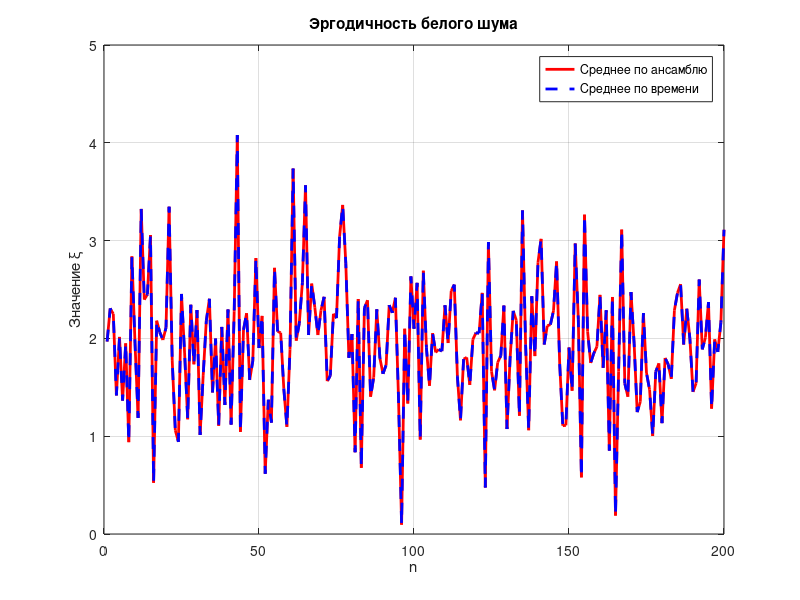
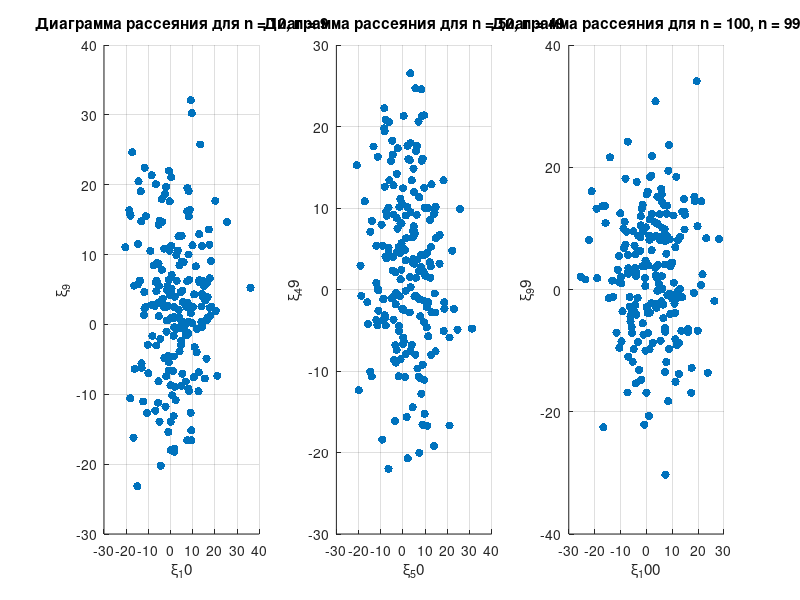
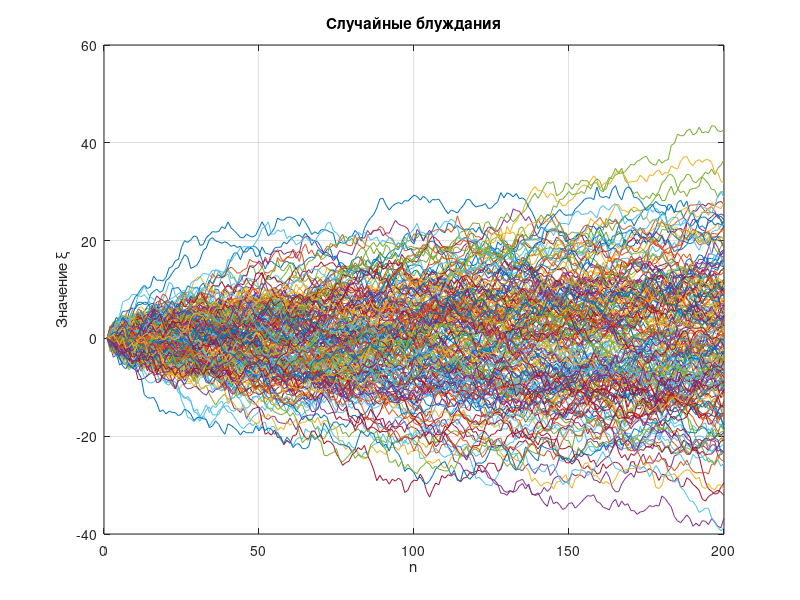
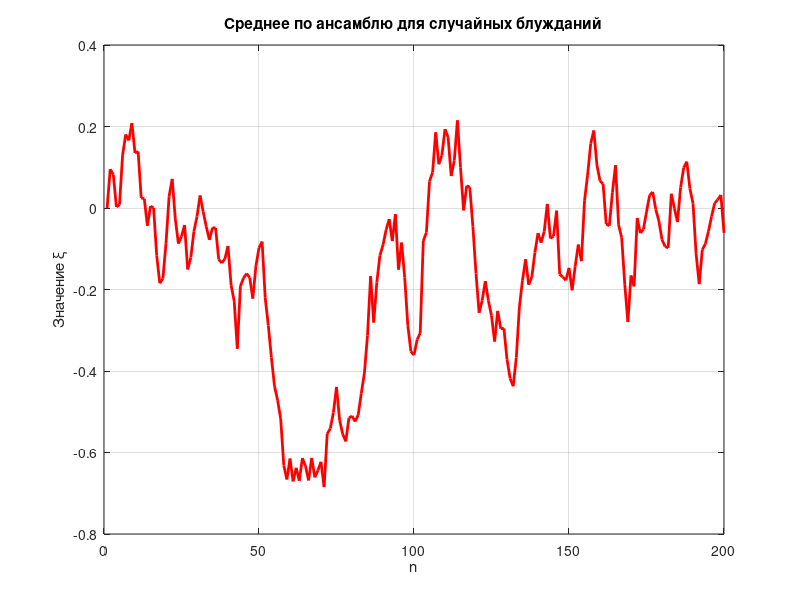

These figures' MATLAB source, in order:
N = 200;
K = 200;
mu = 2;
sigma = 10;

Xi = mu + sigma * randn(N, K);

ensemble_mean = mean(Xi, 2);

time_mean = mean(Xi, 1);

% График среднего по ансамблю и среднего по времени
figure;
plot(1:N, ensemble_mean, 'r', 'LineWidth', 2); hold on;
plot(1:N, mean(Xi, 2), 'b--', 'LineWidth', 2);
legend('Среднее по ансамблю', 'Среднее по времени');
title('Эргодичность белого шума');
xlabel('n');
ylabel('Значение \xi');
grid on;

%% 2. Диаграммы рассеяния

in_values = [10, 50, 100];
jn_values = [9, 49, 99];

figure;
for i = 1:3
    subplot(1, 3, i);
    scatter(Xi(in_values(i), :), Xi(jn_values(i), :), 'filled');
    title(['Диаграмма рассеяния для n = ', num2str(in_values(i)), ', n = ', num2str(jn_values(i))]);
    xlabel(['\xi_', num2str(in_values(i))]);
    ylabel(['\xi_', num2str(jn_values(i))]);
    grid on;

    % Рассчитываем корреляцию
    corr_value = corrcoef(Xi(in_values(i), :), Xi(jn_values(i), :));
    disp(['Корреляция для n = ', num2str(in_values(i)), ', n = ', num2str(jn_values(i)), ': ', num2str(corr_value(1,2))]);
end

mu_walk = 0;
sigma_walk = 1;

Xi_walk = zeros(N, K);
for k = 1:K
    for n = 2:N
        Xi_walk(n, k) = Xi_walk(n-1, k) + sigma_walk * randn;
    end
end

ensemble_mean_walk = mean(Xi_walk, 2);

figure;
plot(1:N, Xi_walk);
title('Случайные блуждания');
xlabel('n');
ylabel('Значение \xi');
grid on;

figure;
plot(1:N, ensemble_mean_walk, 'r', 'LineWidth', 2);
title('Среднее по ансамблю для случайных блужданий');
xlabel('n');
ylabel('Значение \xi');
grid on;


% Автокорреляция по ансамблю с лагом 1
lag1_autocorr = zeros(1, N-1);
for n = 2:N
    lag1_autocorr(n-1) = mean(Xi_walk(n, :) .* Xi_walk(n-1, :));
end

% Автокорреляция по ансамблю с лагом 10
lag2_autocorr = zeros(1, N-10);
for n = 11:N
    lag2_autocorr(n-10) = mean(Xi_walk(n, :) .* Xi_walk(n-10, :));
end

% Построение автокорреляции для случайных блужданий
figure;
plot(1:N-1, lag1_autocorr, 'b-', 'LineWidth', 2);
hold on;
plot(1:N-10, lag2_autocorr, 'g--', 'LineWidth', 2);
title('Автокорреляция случайных блужданий');
xlabel('n');
ylabel('Автокорреляция');
legend('Лаг 1', 'Лаг 10');
grid on;


damping_factor = 0.9;

% Генерация блужданий с затуханием
Xi_damped = zeros(N, K);
for k = 1:K
    for n = 2:N
        Xi_damped(n, k) = damping_factor * Xi_damped(n-1, k) + sigma_walk * randn;
    end
end


figure;
plot(1:N, Xi_damped);
title('Случайные блуждания с затуханием');
xlabel('n');
ylabel('Значение \xi');
grid on;


lag1_autocorr_damped = zeros(1, N-1);
for n = 2:N
    lag1_autocorr_damped(n-1) = mean(Xi_damped(n, :) .* Xi_damped(n-1, :));
end

lag2_autocorr_damped = zeros(1, N-10);
for n = 11:N
    lag2_autocorr_damped(n-10) = mean(Xi_damped(n, :) .* Xi_damped(n-10, :));
end

figure;
plot(1:N-1, lag1_autocorr_damped, 'r-', 'LineWidth', 2);
hold on;
plot(1:N-10, lag2_autocorr_damped, 'm--', 'LineWidth', 2);
title('Автокорреляция случайных блужданий с затуханием');
xlabel('n');
ylabel('Автокорреляция');
legend('Лаг 1', 'Лаг 10');
grid on;
